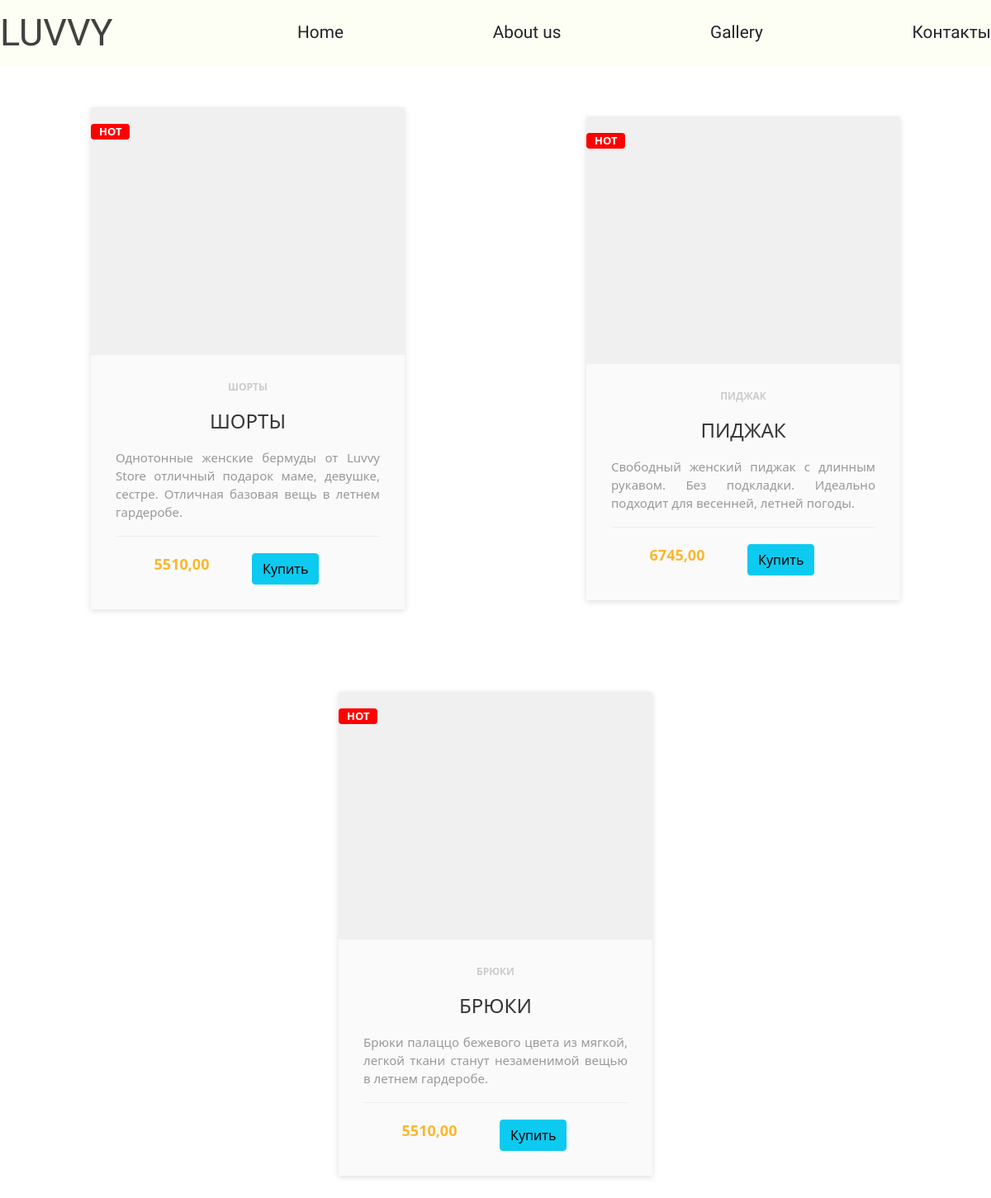
/product, run on the app's committed database.
### shop_app/models.py (models this page shows, shortened)
class ProductModel(models.Model):
    category = models.ForeignKey(CategoryModel, related_name='products', on_delete=models.CASCADE)
    name = models.CharField('Наименование', max_length=50, db_index=True)
    slug = models.SlugField('URL', max_length=50, db_index=True)
    image = models.ImageField('Изображение', upload_to='products/', blank=True)
    description = models.TextField('Описание', blank=True)
    size = models.CharField('Размер', max_length=4, blank=True)
    price = models.DecimalField('Цена', max_digits=10, decimal_places=2)
    stock = models.PositiveIntegerField('Запас')
    available = models.BooleanField('Наличие', default=True)
    colour = models.CharField('Цвет', max_length=20, blank=True)
    created = models.DateTimeField('Дата создания', auto_now_add=True)
    updated = models.DateTimeField('Дата обновления', auto_now=True)
    class Meta:
        ordering = ('name',)
        verbose_name = 'Товар'
        verbose_name_plural = 'Товары'

class CategoryModel(models.Model):
    name = models.CharField('Наименование', max_length=50, db_index=True)
    slug = models.SlugField(max_length=50, db_index=True, unique=True)
    class Meta:
        ordering = ('name', )
        verbose_name = 'Категория'
        verbose_name_plural = 'Категории'
    def __str__(self):
        return self.name

### shop_app/views.py (the view)
# urls.py: path('product', ProductView.as_view(), name='product'),
class ProductView(ListView):
    model = ProductModel
    template_name = 'shop_app/product.html'
    context_object_name = 'products'
    def get_context_data(self, *, object_list=None, **kwargs):
        context = super(ProductView, self).get_context_data(**kwargs)
        return context
    def get_queryset(self):
        return ProductModel.objects.order_by('-id')

### shop_app/templates/shop_app/product.html (shortened to what this page needs)
{% extends 'shop_app/base.html' %}
{% load static %}
{% block catalog %}
<div class="container text-center">
	<div class="row align-items-center">
        {% for product in products %}
        <div class="col">
            <div class="product-card">
              <div class="badge">Hot</div>
              <div class="product-tumb">
              </div>
              <div class="product-details">
                  <span class="product-category">{{ product.category }}</span>
                  <h4><a href="">{{ product.name }}</a></h4>
                  <p>{{ product.description }}</p>
                  <div class="product-bottom-details">
                      <div class="product-price">{{ product.price }}</div>
                      <div class="product-links">
                          <form id="form_buying_product" class="form-inline">
                              <div class="product-cart">
                                  <a href="{% url 'shop_app:basket_add' product.id %}">
                                      <button type="button" class="btn btn-info">Купить</button>
                                  </a>
                              </div>
                          </form>
                      </div>
                  </div>
              </div>
            </div>
        </div>
        {% empty %}
        <div class="container">
            <p>Нет товаров!</p>
        </div>
        {% endfor %}
    </div>
</div>
{% endblock %}

### shop_app/static/shop_app/css/style.css (style rules this page uses)
* { margin: 0; padding: 0; box-sizing: border-box; }
body { margin: 0; }
a { text-decoration: none; display: inline-block; }
p { text-align: justify; }
.container { min-width: 1200px; margin: 0 auto; width: 100%; }
.product-card { width: 380px; position: relative; box-shadow: 0 2px 7px #dfdfdf; margin: 50px auto; background: #fafafa; }
.badge { position: absolute; left: 0; top: 20px; text-transform: uppercase; font-size: 13px; font-weight: 700; background: red; color: #fff; padding: 3px 10px; }
.product-tumb { display: flex; align-items: center; justify-content: center; height: 300px; padding: 50px; background: #f0f0f0; }
.product-details { padding: 30px; }
.product-category { display: block; font-size: 12px; font-weight: 700; text-transform: uppercase; color: #ccc; margin-bottom: 18px; }
.product-details h4 a { font-weight: 500; display: block; margin-bottom: 18px; text-transform: uppercase; color: #363636; text-decoration: none; transition: 0.3s; }
.product-details p { font-size: 15px; line-height: 22px; margin-bottom: 18px; color: #999; }
.product-bottom-details { overflow: hidden; border-top: 1px solid #eee; padding-top: 20px; }
.product-bottom-details div { float: left; width: 50%; }
.product-price { font-size: 18px; color: #fbb72c; font-weight: 600; }
.product-links { text-align: left; }
.product-links a { display: inline-block; margin-left: 5px; color: #e1e1e1; transition: 0.3s; font-size: 17px; }

### data on the page
ProductModel: category "ШОРТЫ", name "ШОРТЫ", description "Однотонные женские бермуды от Luvvy Store отличный подарок маме, девушке, сестре. Отличная базовая вещь в летнем гардеробе.", price "5510,00"
ProductModel: category "ПИДЖАК", name "ПИДЖАК", description "Свободный женский пиджак с длинным рукавом. Без подкладки. Идеально подходит для весенней, летней погоды.", price "6745,00"
ProductModel: category "БРЮКИ", name "БРЮКИ", description "Брюки палаццо бежевого цвета из мягкой, легкой ткани станут незаменимой вещью в летнем гардеробе.", price "5510,00"
